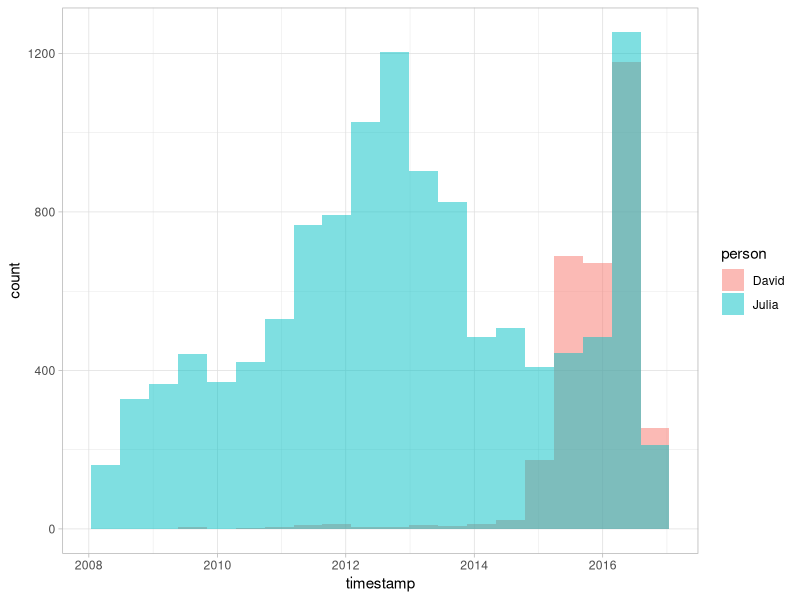
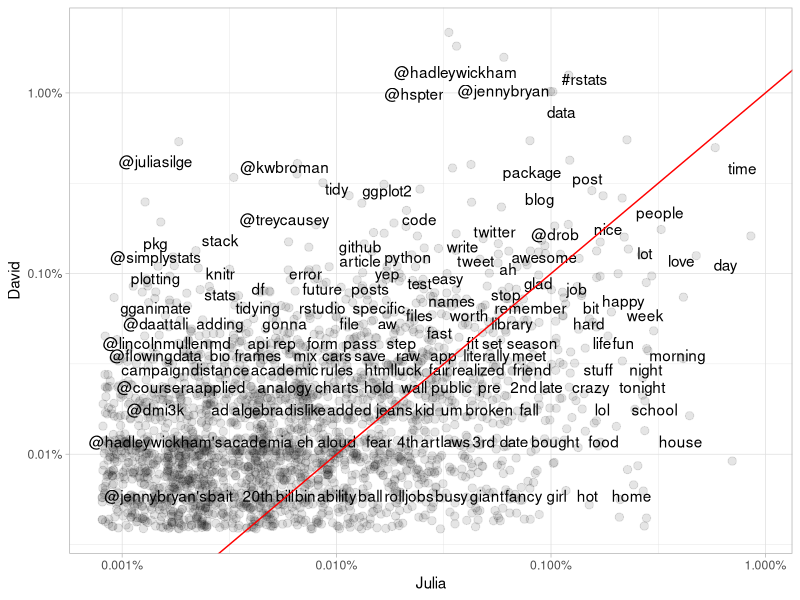
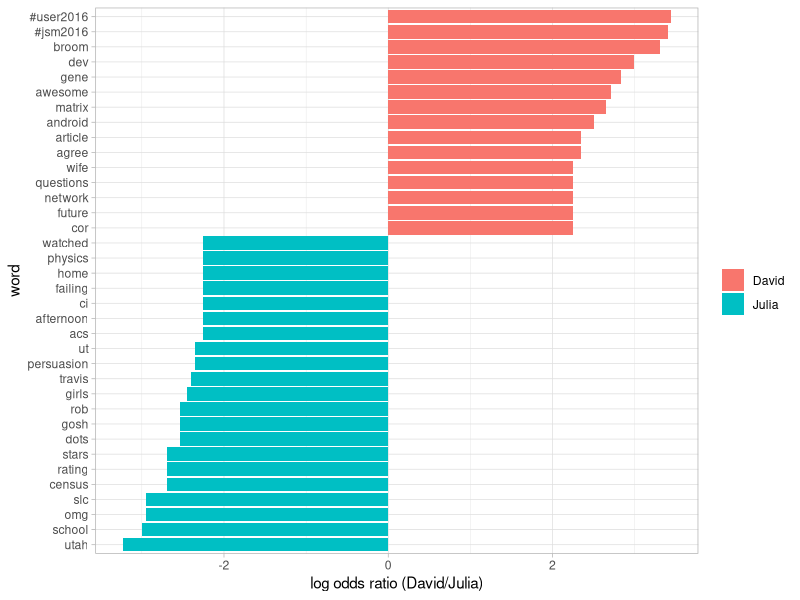

Recreate these plots in R, in order. (Note: this script raises an error after producing the figures.)
## ---- chunk 1
library(knitr)
opts_chunk$set(message = FALSE, warning = FALSE, cache = TRUE, cache.lazy = FALSE)
options(width = 100, dplyr.width = 100)
library(ggplot2)
theme_set(theme_light())
## ---- chunk 2
library(lubridate)
library(ggplot2)
library(dplyr)
library(readr)

tweets_julia <- read_csv("data/tweets_julia.csv")
tweets_dave <- read_csv("data/tweets_dave.csv")
tweets <- bind_rows(tweets_julia %>% 
                      mutate(person = "Julia"),
                    tweets_dave %>% 
                      mutate(person = "David")) %>%
  mutate(timestamp = ymd_hms(timestamp))

ggplot(tweets, aes(x = timestamp, fill = person)) +
  geom_histogram(alpha = 0.5, position = "identity", bins = 20)
## ---- chunk 3
library(tidytext)
library(stringr)

reg <- "([^A-Za-z_\\d#@']|'(?![A-Za-z_\\d#@]))"
tidy_tweets <- tweets %>% 
  filter(!str_detect(text, "^RT")) %>%
  mutate(text = str_replace_all(text, "https://t.co/[A-Za-z\\d]+|http://[A-Za-z\\d]+|&amp;|&lt;|&gt;|RT|https", "")) %>%
  unnest_tokens(word, text, token = "regex", pattern = reg) %>%
  filter(!word %in% stop_words$word,
         str_detect(word, "[a-z]"))
## ---- chunk 4
frequency <- tidy_tweets %>% 
  group_by(person) %>% 
  count(word, sort = TRUE) %>% 
  left_join(tidy_tweets %>% 
              group_by(person) %>% 
              summarise(total = n())) %>%
  mutate(freq = n/total)

frequency
## ---- chunk 5
library(tidyr)

frequency <- frequency %>% 
  select(person, word, freq) %>% 
  spread(person, freq) %>%
  arrange(Julia, David)

frequency
## ---- chunk 6
library(scales)

ggplot(frequency, aes(Julia, David)) +
  geom_jitter(alpha = 0.1, size = 2.5, width = 0.25, height = 0.25) +
  geom_text(aes(label = word), check_overlap = TRUE, vjust = 1.5) +
  scale_x_log10(labels = percent_format()) +
  scale_y_log10(labels = percent_format()) +
  geom_abline(color = "red")
## ---- chunk 7
tidy_tweets <- tidy_tweets %>%
  filter(timestamp >= as.Date("2016-01-01"),
         timestamp < as.Date("2017-01-01"))
## ---- chunk 8
word_ratios <- tidy_tweets %>%
  filter(!str_detect(word, "^@")) %>%
  count(word, person) %>%
  filter(sum(n) >= 10) %>%
  spread(person, n, fill = 0) %>%
  ungroup() %>%
  mutate_each(funs((. + 1) / sum(. + 1)), -word) %>%
  mutate(logratio = log(David / Julia)) %>%
  arrange(desc(logratio))
## ---- chunk 9
word_ratios %>% 
  arrange(abs(logratio))
## ---- chunk 10
word_ratios %>%
  group_by(logratio < 0) %>%
  top_n(15, abs(logratio)) %>%
  ungroup() %>%
  mutate(word = reorder(word, logratio)) %>%
  ggplot(aes(word, logratio, fill = logratio < 0)) +
  geom_col() +
  coord_flip() +
  ylab("log odds ratio (David/Julia)") +
  scale_fill_discrete(name = "", labels = c("David", "Julia"))
## ---- chunk 11
words_by_time <- tidy_tweets %>%
  filter(!str_detect(word, "^@")) %>%
  mutate(time_floor = floor_date(timestamp, unit = "1 month")) %>%
  count(time_floor, person, word) %>%
  ungroup() %>%
  group_by(person, time_floor) %>%
  mutate(time_total = sum(n)) %>%
  group_by(word) %>%
  mutate(word_total = sum(n)) %>%
  ungroup() %>%
  rename(count = n) %>%
  filter(word_total > 30)

words_by_time
## ---- chunk 12
nested_data <- words_by_time %>%
  nest(-word, -person) 

nested_data
## ---- chunk 13
library(purrr)

nested_models <- nested_data %>%
  mutate(models = map(data, ~ glm(cbind(count, time_total) ~ time_floor, ., 
                                  family = "binomial")))

nested_models
## ---- chunk 14
library(broom)

slopes <- nested_models %>%
  unnest(map(models, tidy)) %>%
  filter(term == "time_floor") %>%
  mutate(adjusted.p.value = p.adjust(p.value))
## ---- chunk 15
top_slopes <- slopes %>% 
  filter(adjusted.p.value < 0.1)

top_slopes
## ---- chunk 16
words_by_time %>%
  inner_join(top_slopes, by = c("word", "person")) %>%
  filter(person == "David") %>%
  ggplot(aes(time_floor, count/time_total, color = word)) +
  geom_line(size = 1.3) +
  labs(x = NULL, y = "Word frequency")
## ---- chunk 17
words_by_time %>%
  inner_join(top_slopes, by = c("word", "person")) %>%
  filter(person == "Julia") %>%
  ggplot(aes(time_floor, count/time_total, color = word)) +
  geom_line(size = 1.3) +
  labs(x = NULL, y = "Word frequency")
## ---- chunk 18
tweets_julia <- read_csv("data/juliasilge_tweets.csv")
tweets_dave <- read_csv("data/drob_tweets.csv")
tweets <- bind_rows(tweets_julia %>% 
                      mutate(person = "Julia"),
                    tweets_dave %>% 
                      mutate(person = "David")) %>%
  mutate(created_at = ymd_hms(created_at))
## ---- chunk 19
tidy_tweets <- tweets %>% 
  filter(!str_detect(text, "^(RT|@)")) %>%
  mutate(text = str_replace_all(text, "https://t.co/[A-Za-z\\d]+|http://[A-Za-z\\d]+|&amp;|&lt;|&gt;|RT|https", "")) %>%
  unnest_tokens(word, text, token = "regex", pattern = reg) %>%
  anti_join(stop_words)

tidy_tweets
## ---- chunk 20
totals <- tidy_tweets %>% 
  group_by(person, id) %>% 
  summarise(rts = sum(retweets)) %>% 
  group_by(person) %>% 
  summarise(total_rts = sum(rts))

totals
## ---- chunk 21
word_by_rts <- tidy_tweets %>% 
  group_by(id, word, person) %>% 
  summarise(rts = first(retweets)) %>% 
  group_by(person, word) %>% 
  summarise(retweets = median(rts), uses = n()) %>%
  left_join(totals) %>%
  filter(retweets != 0) %>%
  ungroup()

word_by_rts %>% 
  filter(uses >= 5) %>%
  arrange(desc(retweets))
## ---- chunk 22
word_by_rts %>%
  filter(uses >= 5) %>%
  group_by(person) %>%
  top_n(10, retweets) %>%
  arrange(retweets) %>%
  mutate(word = factor(word, unique(word))) %>%
  ungroup() %>%
  ggplot(aes(word, retweets, fill = person)) +
  geom_col(show.legend = FALSE) +
  facet_wrap(~ person, scales = "free", ncol = 2) +
  coord_flip() +
  labs(x = NULL, 
       y = "Median # of retweets for tweets containing each word")
## ---- chunk 23
totals <- tidy_tweets %>% 
  group_by(person, id) %>% 
  summarise(favs = sum(favorites)) %>% 
  group_by(person) %>% 
  summarise(total_favs = sum(favs))

word_by_favs <- tidy_tweets %>% 
  group_by(id, word, person) %>% 
  summarise(favs = first(favorites)) %>% 
  group_by(person, word) %>% 
  summarise(favorites = median(favs), uses = n()) %>%
  left_join(totals) %>%
  filter(favorites != 0) %>%
  ungroup()
## ---- chunk 24
word_by_favs %>%
  filter(uses >= 5) %>%
  group_by(person) %>%
  top_n(10, favorites) %>%
  arrange(favorites) %>%
  mutate(word = factor(word, unique(word))) %>%
  ungroup() %>%
  ggplot(aes(word, favorites, fill = person)) +
  geom_col(show.legend = FALSE) +
  facet_wrap(~ person, scales = "free", ncol = 2) +
  coord_flip() +
  labs(x = NULL, 
       y = "Median # of favorites for tweets containing each word")
